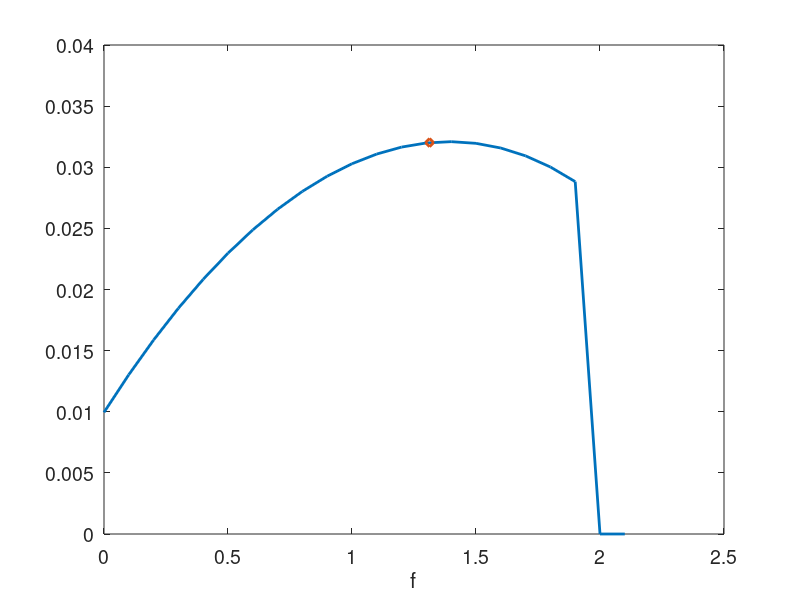

This figure's MATLAB source: (Note: this script raises an error after producing the figure.)
%% Kelly under normal
% Merton approximation vs. numerical

%% Global commands

% ver % verify the version of Matlab
clear;clc; % clear

% set global commands for font size and line width
size_font=14;
size_line=2;
set(0,'DefaultAxesFontSize',size_font,'DefaultTextFontSize',size_font);
set(0,'defaultlinelinewidth',size_line)

%% Data simulation

% number of simulation
n=10^6;

% log-returns, normally distributed
x_log=0.03+0.15*randn(n,1); % use any simulation method you want

% discrete returns
x_discrete=exp(x_log)-1;

%% Wealth calculation

% starting wealth
W_t=1000;

% risk free rate
rf=0.01;

% closed-form merton without risk-free rate
f_merton=(mean(x_discrete)-rf)/(var(x_discrete));
f_rf=1-f_merton;

% fraction interval
f_raw=[0:0.1:2.1]';
f=[f_raw 1-f_raw];


for i=1:length(f_raw)
    W_T(:,i)=W_t*(1+f(i,1).*x_discrete+f(i,2).*rf);
end
W_T(W_T<0)=0;
W_Elog=mean(log(W_T/W_t));
W_Elog(W_Elog<0)=0;
[W_Elog_max,index_max]=max(W_Elog);

% wealth for merton portfolio
W_T_merton=W_t*(1+f_merton.*x_discrete+f_rf*rf);
W_Elog_merton=mean(log(W_T_merton/W_t));


%% Figure

h=figure()
plot(f_raw,W_Elog);hold all;
plot(f_merton,W_Elog_merton,'d'); hold off;
xlabel('f');%ylabel('E[log(W_T/W_t)]')
%title('Optimaler Einsatz f?r ein Asset')
%print(h,'-depsc','-r300','kelly_gaussian')


%% 2D

n=10^6;
rf=0.01;
x_log=repmat([0.03 0.08],n,1)+mvnrnd([0 0],[1 0 ; 0 1],n)*[0.15 0 ; 0 0.15];
x_discrete=exp(x_log)-1;

[f1,f2] = meshgrid(0:0.05:2.5,0:0.05:2.5);

for i=1:length(f1)
    for j=1:length(f2)
g(i,j)=max(0,mean(log(wealth(f1(i,j),f2(i,j),x_discrete,rf))));
    end
end
surf(f1,f2,g); hold on;
xlabel('f_1');ylabel('f_2');zlabel('g(f_1,f_2)')

%f_merton=(mean(x_discrete)-rf)/(cov(x_discrete));
%g_opt=rf+f_merton*cov(x_discrete)*f_merton'/2;
%plot3(f_merton(1),f_merton(2),g_opt,'d')